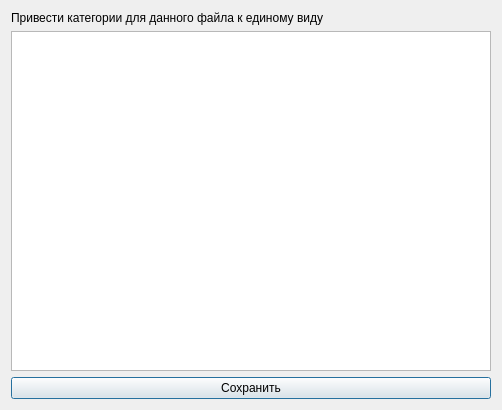
<?xml version="1.0" encoding="UTF-8"?>
<ui version="4.0">
 <class>CategoryRename</class>
 <widget class="QDialog" name="CategoryRename">
  <property name="geometry">
   <rect>
    <x>0</x>
    <y>0</y>
    <width>502</width>
    <height>410</height>
   </rect>
  </property>
  <property name="windowTitle">
   <string>Переназначение категорий</string>
  </property>
  <layout class="QVBoxLayout" name="verticalLayout">
   <item>
    <widget class="QLabel" name="label">
     <property name="text">
      <string>Привести категории для данного файла к единому виду</string>
     </property>
    </widget>
   </item>
   <item>
    <widget class="QTableWidget" name="tableWidget">
     <attribute name="horizontalHeaderStretchLastSection">
      <bool>true</bool>
     </attribute>
    </widget>
   </item>
   <item>
    <widget class="QPushButton" name="btn_save">
     <property name="text">
      <string>Сохранить</string>
     </property>
    </widget>
   </item>
  </layout>
 </widget>
 <resources/>
 <connections/>
</ui>
